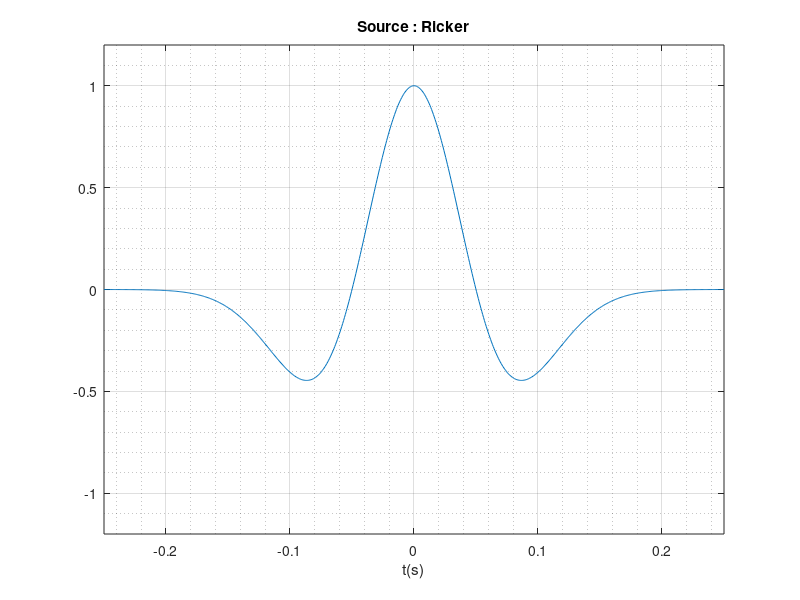

Here is the MATLAB script that generated this plot: (Note: this script raises an error after producing the figure.)
% Ruhul Firdaus
% April 2022

clear; close all; clc;
load model3.mat
c = Param_2;

% reframe
dz = 5; % meter
zz = 5000; % meter
z = 0:dz:zz;
Nz = length(z);

dx = 50; % meter
xx = 15000; % meter
x = 0:dx:xx;
Nx = length(x);

line_start_at = 5000;

close all

%% Simulation param
% source depth
z_s = 0;
z_s = round(z_s/dz)+1;
z_r = 0;
z_r = round(z_r/dz)+1;

% recompute dt for stability criteria
c_ref = 1.1*max(max(c)); % c max
CFL = 1; 
dt = CFL*min(dx,dz)/c_ref; % CFL may not exceed 1

% time increment
tt = 5; %detik
t = 0:dt:tt;
Nt = length(t);

% remodel Ricker source for new dt
tt_r = 0.5; %detik
t_r = -tt_r/2:dt:tt_r/2;

f_Scale = tt_r/10; % atur freq wavelet

g = normpdf(t_r,0,f_Scale);
r = (g(3:end)-g(1:end-2))/2/dt;
r = (r(3:end)-r(1:end-2))/2/dt;
r = -[0 0 r 0 0];
r = r/max(abs(r));
figure(80); plot(t_r,r); grid on; grid minor; title 'Source : Ricker'
xlabel 't(s)'; xlim([t_r(1) t_r(end)]); ylim([-1.2 1.2]);

% Fourier transform analysis
td_s = r;
fta

% redefine t as a consequence of zero phase wavelet
t = t - tt_r/2;


%% 
% resize model parameter
c = resizem(c,[Nz Nx],'nearest');

f = figure(303);f.WindowState = 'maximized';
subplot(1,2,1);
imagesc(x,z,c); title 'velocity model'; xlabel 'x(m)'; ylabel 'z(m)';
colormap 'bone'; hold on;

%% Desain parameter akuisisi
close all;
N_channel = 50; % genap
g_int = dx; % meter
N_src = 3;
s_int = 25*g_int; % meter
near_offset = 0;
% sampling_rate = dt; % second
% record length = tt/dt; % second
% far_offset = (N_channel-1)*g_int + near_offset;
% spread_length = far_offset;
% line_spread = ;

spread_type = 'fixed_recs'; %'off_end'; 'split'; 'fixed_recs'

s_loc=[]; r_loc=[];
if strcmp(spread_type,'off_end')
    for i = 1:N_src
        s_temp = line_start_at+(i-1)*s_int;
        for j = 1:N_channel
            s_loc = [s_loc s_temp]; % meter
            g_temp = s_temp+near_offset + (j-1)*g_int;
            r_loc = [r_loc g_temp]; % meter
        end
    end
    
elseif strcmp(spread_type, 'split')
    s_loc=[]; r_loc=[];
    for i = 1:N_src
        s_temp1 = line_start_at+(i-1)*s_int;
        s_temp2 = line_start_at+(i-1)*s_int;
        for j = 1:N_channel/2
            s_loc = [s_temp2 s_loc s_temp1]; % meter
            g_temp1 = s_temp1+near_offset + (j-1)*g_int;
            g_temp2 = s_temp2-near_offset - (j-1)*g_int;
            r_loc = [g_temp2 r_loc g_temp1]; % meter
        end
    end
elseif strcmp(spread_type,'fixed_recs')
    for i = 1:N_src
        s_temp = line_start_at+(i-1)*s_int;
        for j = 1:N_channel
            s_loc = [s_loc s_temp]; % meter
            g_temp = line_start_at + near_offset + (j-1)*g_int;
            r_loc = [r_loc g_temp]; % meter
        end
    end

end

figure(653);plot((r_loc+s_loc)/2,s_loc,'og');
hold on;
plot(r_loc,s_loc,'.b'); xlabel 'x_{rec} (m)'; ylabel 'x_{src} (m)'; 
grid on; grid minor;ylim([x(1) x(end)]);xlim([x(1) x(end)]);

r_loc = reshape(r_loc,[N_channel N_src]); % meter
s_loc = reshape(s_loc,[N_channel N_src]); % meter

% converting g_loc and s_loc to grid position
r_loc = round(r_loc/dx)+1; % grid point
s_loc = round(s_loc/dx)+1; % grid point

%%
% set recording format
R = zeros(Nt,N_channel,N_src);
G = zeros(Nt,N_channel,N_src);
% U = zeros(Nz,Nx,Nt,N_src);

for is = 1:N_src
    nshot = is
    
    % initial condition
    u = zeros(Nz,Nx,Nt);
    u = single(u);

    for it = 2:Nt-1
        progress = round(it/Nt*100)
        % source position
        u(z_s,s_loc(1,is),1:length(r)) = r;

        % Reverse time
%         u(1,g_loc,:) = flipud(permute(R,[3 2 1]));
%         temp = flipud(permute(U(1,:,:),[3 2 1]));
%         u(1,:,:) = permute(temp,[3 2 1]);
        
        for iz = 2:Nz-1
            for ix = 2:Nx-1
                kx = (dt/dx*c(iz,ix));
                kz = (dt/dz*c(iz,ix));
                u(iz,ix,it+1) = 2*u(iz,ix,it) - u(iz,ix,it-1) +...
                    kx^2 * ( u(iz,ix+1,it) - 2 * u(iz,ix,it) + u(iz,ix-1,it) )+...
                    kz^2 * ( u(iz+1,ix,it) - 2 * u(iz,ix,it) + u(iz-1,ix,it) );
            end
        end

        % Absorbing Boundary Condition
        u(:,  1, it+1) = u(:,  1, it) + (c(iz, 1)*dt/dx) * ( u(:, 2, it) - u(:, 1,   it) ); %centered difference in x
        u(:, Nx, it+1) = u(:, Nx, it) - (c(iz,Nx)*dt/dx) * ( u(:, Nx,it) - u(:, Nx-1,it) ); %centered difference in x
        u(1 , :, it+1) = u(1 , :, it) + (c(1, ix)*dt/dz) * ( u(2 , :,it) - u(1   , :,it) ); %centered difference in x
        u(Nz, :, it+1) = u(Nz, :, it) - (c(Nz,ix)*dt/dz) * ( u(Nz, :,it) - u(Nz-1, :,it) ); %centered difference in x

    end
 
    for ir = 1:N_channel
        R_temp = u(z_r,r_loc(ir,is),:);
        R_temp = permute(R_temp,[3 1 2]);
        R(:,ir,is) = R_temp;
        G_temp = u(2*round(Nz/5),r_loc(ir,is),:);
        G_temp = permute(G_temp,[3 1 2]);
        G(:,ir,is) = G_temp;
    end
    
    % pre-set figure size
    f = figure(303);f.WindowState = 'maximized';

    mm = 50*mean(mean(c));
    cm = [min(min(c)) max(max(c))];
    dit = 50;
    
    show = 1;
    if show==1
        figure(303);clf
        subplot(1,2,2)
        imagesc(x,t,permute(u(3,:,:),[3 2 1]));caxis([-0.01 0.01]);colormap 'bone'
        xlabel 'x(m)'; ylabel 't(s)'; title(['Shot ',num2str(is)])

        subplot(1,2,1);

        for it = 2:dit:Nt-1
            imagesc(x,z,c+mm*u(:,:,it+1)); colormap 'bone'; hold on;
            grid on; grid minor
            plot((r_loc(:,is)-1)*dx,(z_r-1)*dz,'.b','MarkerSize',5); 
            plot((s_loc(:,is)-1)*dx,(z_s-1)*dz,'.r','MarkerSize',5);
            title 'velocity model with perturbation';
            title(['t = ',num2str(t(it+1)),' s']);
            xlabel 'x(m)'; ylabel 'z(m)'
            caxis(cm);
            pause(0.0001)
        end
    end
    
    U{is} = u;

end

RR = reshape(R,[Nt N_src*N_channel]);
GG = reshape(G,[Nt N_src*N_channel]);

%%
show = 1;
% pre-set figure size
f = figure(303);f.WindowState = 'maximized';

mm = 50*mean(mean(c));
cm = [min(min(c)) max(max(c))];
dit = 50;
dis = 1;

if show==1
    for is = 1:dis:N_src
        is
        u = U{is};
        figure(303);clf
        subplot(1,2,2)
        imagesc(x,t,permute(u(3,:,:),[3 2 1]));caxis([-0.01 0.01]);colormap 'bone'
        xlabel 'x(m)'; ylabel 't(s)'; title(['Shot ',num2str(is)])

        subplot(1,2,1);
        
        for it = 2:dit:Nt-1
            imagesc(x,z,c+mm*u(:,:,it+1)); colormap 'bone'; hold on;
            grid on; grid minor
            plot((r_loc(:,is)-1)*dx,(z_r-1)*dz,'.b','MarkerSize',5); 
            plot((s_loc(:,is)-1)*dx,(z_s-1)*dz,'.r','MarkerSize',5);
            title 'velocity model with perturbation';
            title(['t = ',num2str(t(it+1)),' s']);
            xlabel 'x(m)'; ylabel 'z(m)'
            caxis(cm);
            pause(0.0001)
        end
    end
end

%% resample
t_old = t;
dt = 1e-3;
% time increment
t = 0:dt:tt;
Nt = length(t);

% d1 = 1;
% for d1 = d1:size(u,1)
%     d1
%     for d2 = 1:size(u,2)
%         uu(d1,d2,:)=interp1(t_old,squeeze(u(d1,d2,:)),t);
%     end
% end
% u = uu; clear uu

d2 = 1;
for d2 = d2:size(R,2)
    for d3 = 1:size(R,3)
        Rr(:,d2,d3)=interp1(t_old,squeeze(R(:,d2,d3)),t);
    end
end
R = Rr; clear Rr

d2 = 1;
for d2 = d2:size(G,2)
    for d3 = 1:size(G,3)
        Gg(:,d2,d3)=interp1(t_old,squeeze(G(:,d2,d3)),t);
    end
end
G = Gg; clear Gg

d2 = 1;
for d2 = d2:size(RR,2)
    for d3 = 1:size(RR,3)
        RRr(:,d2,d3)=interp1(t_old,squeeze(RR(:,d2,d3)),t);
    end
end
RR = RRr; clear RRr

d2 = 1;
for d2 = d2:size(GG,2)
    for d3 = 1:size(GG,3)
        GGg(:,d2,d3)=interp1(t_old,squeeze(GG(:,d2,d3)),t);
    end
end
GG = GGg; clear GGg

%%
figure(403);
imagesc(x,t,R(:,:,1));caxis([-0.01 0.01]);colormap 'bone'
xlabel 'x(m)'; ylabel 't(s)'

figure(503);
imagesc(x,t,RR);caxis([-0.01 0.01]);colormap 'bone'
xlabel 'x(m)'; ylabel 't(s)'

figure(404);
imagesc(x,t,G(:,:,1));caxis([-0.01 0.01]);colormap 'bone'
xlabel 'x(m)'; ylabel 't(s)'

figure(504);
imagesc(x,t,GG);caxis([-0.01 0.01]);colormap 'bone'
xlabel 'x(m)'; ylabel 't(s)'
